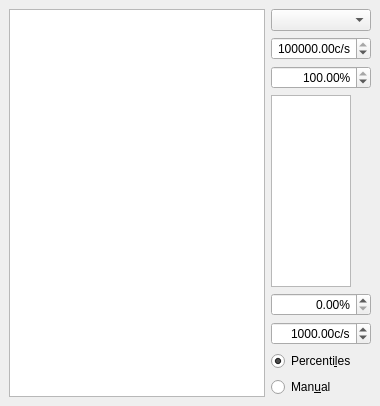
  <widget class="QDockWidget" name="depth_scan_dockWidget">
   <property name="windowTitle">
    <string>Depth scan</string>
   </property>
   <attribute name="dockWidgetArea">
    <number>2</number>
   </attribute>
   <widget class="QWidget" name="dockWidgetContents">
    <layout class="QHBoxLayout" name="horizontalLayout_5">
     <item>
      <widget class="ScanPlotWidget" name="depth_ViewWidget">
       <property name="sizePolicy">
        <sizepolicy hsizetype="Expanding" vsizetype="Expanding">
         <horstretch>1</horstretch>
         <verstretch>0</verstretch>
        </sizepolicy>
       </property>
      </widget>
     </item>
     <item>
      <layout class="QVBoxLayout" name="verticalLayout_2">
       <item>
        <widget class="QComboBox" name="depth_channel_ComboBox"/>
       </item>
       <item>
        <widget class="ScienDSpinBox" name="depth_cb_max_DoubleSpinBox">
         <property name="sizePolicy">
          <sizepolicy hsizetype="Fixed" vsizetype="Fixed">
           <horstretch>0</horstretch>
           <verstretch>0</verstretch>
          </sizepolicy>
         </property>
         <property name="maximumSize">
          <size>
           <width>100</width>
           <height>16777215</height>
          </size>
         </property>
         <property name="mouseTracking">
          <bool>true</bool>
         </property>
         <property name="acceptDrops">
          <bool>true</bool>
         </property>
         <property name="alignment">
          <set>Qt::AlignRight|Qt::AlignTrailing|Qt::AlignVCenter</set>
         </property>
         <property name="suffix">
          <string>c/s</string>
         </property>
         <property name="decimals">
          <number>2</number>
         </property>
         <property name="minimum">
          <double>-1000000000.000000000000000</double>
         </property>
         <property name="maximum">
          <double>1000000000.000000000000000</double>
         </property>
         <property name="value">
          <double>100000.000000000000000</double>
         </property>
        </widget>
       </item>
       <item>
        <widget class="ScienDSpinBox" name="depth_cb_high_percentile_DoubleSpinBox">
         <property name="maximumSize">
          <size>
           <width>100</width>
           <height>16777215</height>
          </size>
         </property>
         <property name="alignment">
          <set>Qt::AlignRight|Qt::AlignTrailing|Qt::AlignVCenter</set>
         </property>
         <property name="suffix">
          <string>%</string>
         </property>
         <property name="decimals">
          <number>2</number>
         </property>
         <property name="minimum">
          <double>0.000000000000000</double>
         </property>
         <property name="maximum">
          <double>100.000000000000000</double>
         </property>
         <property name="value">
          <double>100.000000000000000</double>
         </property>
        </widget>
       </item>
       <item>
        <widget class="PlotWidget" name="depth_cb_ViewWidget">
         <property name="maximumSize">
          <size>
           <width>80</width>
           <height>16777215</height>
          </size>
         </property>
        </widget>
       </item>
       <item>
        <widget class="ScienDSpinBox" name="depth_cb_low_percentile_DoubleSpinBox">
         <property name="maximumSize">
          <size>
           <width>100</width>
           <height>16777215</height>
          </size>
         </property>
         <property name="alignment">
          <set>Qt::AlignRight|Qt::AlignTrailing|Qt::AlignVCenter</set>
         </property>
         <property name="suffix">
          <string>%</string>
         </property>
         <property name="decimals">
          <number>2</number>
         </property>
         <property name="minimum">
          <double>0.000000000000000</double>
         </property>
         <property name="maximum">
          <double>100.000000000000000</double>
         </property>
         <property name="value">
          <double>0.000000000000000</double>
         </property>
        </widget>
       </item>
       <item>
        <widget class="ScienDSpinBox" name="depth_cb_min_DoubleSpinBox">
         <property name="sizePolicy">
          <sizepolicy hsizetype="Fixed" vsizetype="Fixed">
           <horstretch>0</horstretch>
           <verstretch>0</verstretch>
          </sizepolicy>
         </property>
         <property name="maximumSize">
          <size>
           <width>100</width>
           <height>16777215</height>
          </size>
         </property>
         <property name="mouseTracking">
          <bool>true</bool>
         </property>
         <property name="acceptDrops">
          <bool>true</bool>
         </property>
         <property name="alignment">
          <set>Qt::AlignRight|Qt::AlignTrailing|Qt::AlignVCenter</set>
         </property>
         <property name="accelerated">
          <bool>true</bool>
         </property>
         <property name="suffix">
          <string>c/s</string>
         </property>
         <property name="decimals">
          <number>2</number>
         </property>
         <property name="minimum">
          <double>-1000000000.000000000000000</double>
         </property>
         <property name="maximum">
          <double>1000000000.000000000000000</double>
         </property>
         <property name="value">
          <double>1000.000000000000000</double>
         </property>
        </widget>
       </item>
       <item>
        <widget class="QRadioButton" name="depth_cb_centiles_RadioButton">
         <property name="text">
          <string>Percenti&amp;les</string>
         </property>
         <property name="checked">
          <bool>true</bool>
         </property>
        </widget>
       </item>
       <item>
        <widget class="QRadioButton" name="depth_cb_manual_RadioButton">
         <property name="text">
          <string>Man&amp;ual</string>
         </property>
         <property name="checked">
          <bool>false</bool>
         </property>
        </widget>
       </item>
      </layout>
     </item>
    </layout>
   </widget>
  </widget>
